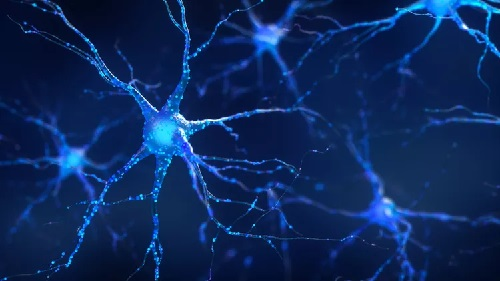
#> input picture Neuron.jpg, 500 x 281 px
$ python lesson6.py
#> lines starting #> are read from the running program, lines starting #| are printed output that depends on the picture; after the words box and inside, x2 and y2 are one past the last pixel; in counts of white or black regions, pixels touching at a corner belong together
import numpy as np
import cv2 as cv
import matplotlib.pyplot as plt


# Morphological Operations

original_img = cv.imread("Neuron.jpg")
#> original_img is the input picture: shape (281, 500, 3); mean B, G, R 91.7, 40.5, 12.7
img_gray = cv.cvtColor(original_img,cv.COLOR_BGR2GRAY)
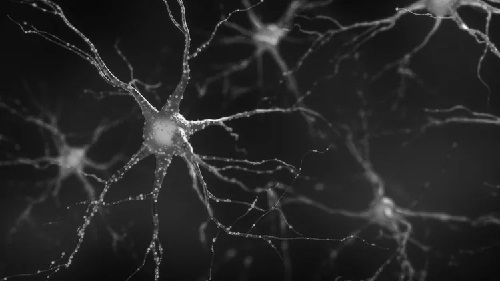
#> img_gray: shape (281, 500); min 6, max 247, mean 38

_, mask = cv.threshold(img_gray, 80, 255, cv.THRESH_BINARY)
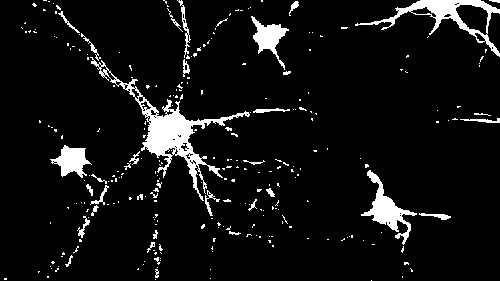
#> mask: shape (281, 500); 7% white; 272 white regions (235 under 20 px), largest, box (x1, y1, x2, y2) and area: (90, 57, 250, 201) 3058, (355, 0, 500, 57) 1568, (361, 170, 417, 245) 1129


cv.imshow('Neuron', img_gray)
cv.imshow('Neuron mask', mask)

# Erosion (سایش و فرسایش)

kernel_eroded = np.ones((2,2),np.uint8)
eroded_img = cv.erode(mask, kernel=kernel_eroded, iterations=1)
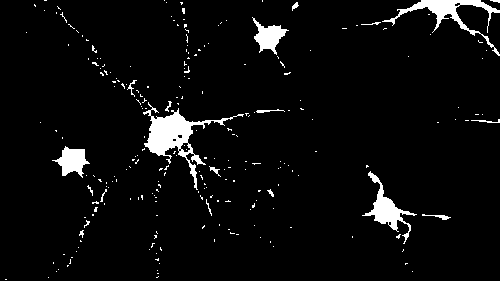
#> eroded_img: shape (281, 500); 4.5% white; 238 white regions (220 under 20 px), largest, box (x1, y1, x2, y2) and area: (143, 102, 244, 190) 1868, (382, 0, 500, 56) 1164, (362, 171, 417, 244) 909

cv.imshow('Neuron eroded_img', eroded_img)

# Dilation (رشد دادن، افزایش دادن، حجیم کردن)

kernel_delated = np.ones((2,2),np.uint8)
delated_img = cv.dilate(mask, kernel=kernel_delated, iterations=1)
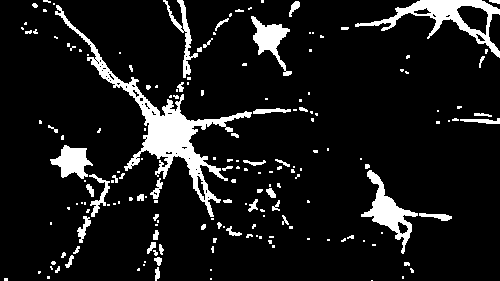
#> delated_img: shape (281, 500); 10% white; 178 white regions (121 under 20 px), largest, box (x1, y1, x2, y2) and area: (55, 5, 252, 217) 4729, (355, 0, 500, 58) 1980, (361, 170, 418, 254) 1355

cv.imshow('Neuron delated_img', delated_img)

# Closing

kernel_closed = np.ones((5,5),np.uint8)
closed_img = cv.morphologyEx(delated_img,cv.MORPH_CLOSE,kernel=kernel_closed)
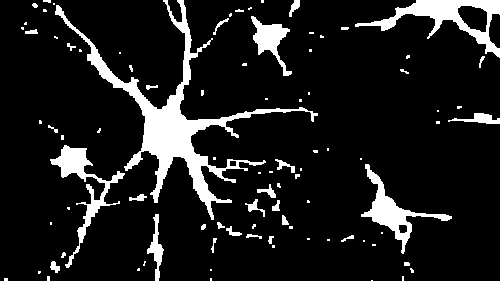
#> closed_img: shape (281, 500); 11.3% white; 91 white regions (57 under 20 px), largest, box (x1, y1, x2, y2) and area: (55, 0, 318, 220) 6891, (355, 0, 500, 58) 2271, (50, 145, 125, 268) 1658

cv.imshow('Neuron closed_img', closed_img)

# Opening

kernel_opened = np.ones((10,5),np.uint8)
opened_img = cv.morphologyEx(mask,cv.MORPH_OPEN,kernel=kernel_closed)
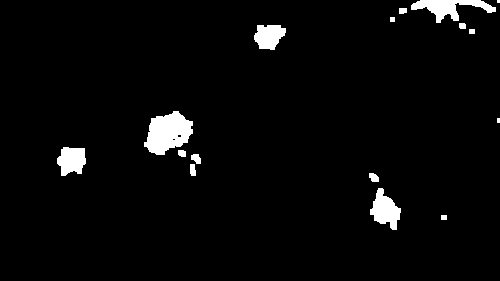
#> opened_img: shape (281, 500); 3.4% white; 16 white regions (2 under 20 px), largest, box (x1, y1, x2, y2) and area: (144, 111, 193, 155) 1432, (411, 0, 496, 23) 871, (370, 188, 401, 230) 736

cv.imshow('Neuron opened_img', opened_img)

# Gradiant
kernel_gradiant = np.ones((3,3),np.uint8)

gradiant = cv.morphologyEx(original_img,cv.MORPH_GRADIENT,kernel=kernel_gradiant)
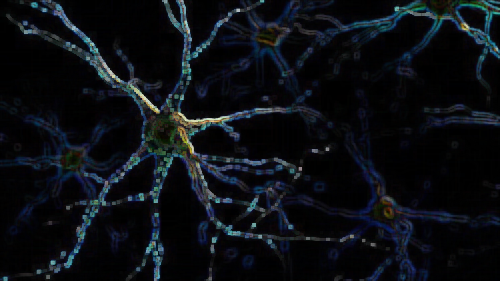
#> gradiant: shape (281, 500, 3); mean B, G, R 19.8, 15.1, 11.8
cv.imshow('Neuron gradiant', gradiant)


cv.waitKey(0)
cv.destroyAllWindows()
